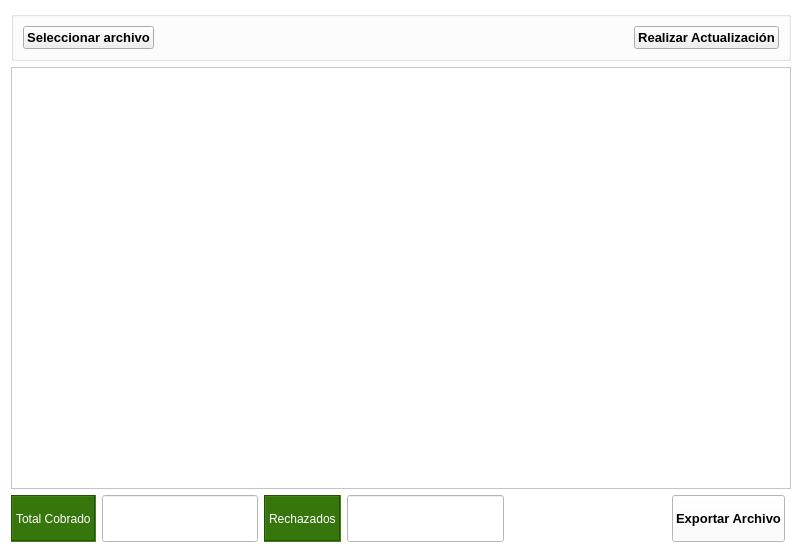
<?xml version="1.0" encoding="UTF-8"?>
<ui version="4.0">
 <class>Form</class>
 <widget class="QWidget" name="Form">
  <property name="geometry">
   <rect>
    <x>0</x>
    <y>0</y>
    <width>802</width>
    <height>553</height>
   </rect>
  </property>
  <property name="palette">
   <palette>
    <active>
     <colorrole role="WindowText">
      <brush brushstyle="SolidPattern">
       <color alpha="255">
        <red>0</red>
        <green>0</green>
        <blue>0</blue>
       </color>
      </brush>
     </colorrole>
     <colorrole role="Button">
      <brush brushstyle="SolidPattern">
       <color alpha="255">
        <red>255</red>
        <green>255</green>
        <blue>255</blue>
       </color>
      </brush>
     </colorrole>
     <colorrole role="Light">
      <brush brushstyle="SolidPattern">
       <color alpha="255">
        <red>255</red>
        <green>255</green>
        <blue>255</blue>
       </color>
      </brush>
     </colorrole>
     <colorrole role="Midlight">
      <brush brushstyle="SolidPattern">
       <color alpha="255">
        <red>255</red>
        <green>255</green>
        <blue>255</blue>
       </color>
      </brush>
     </colorrole>
     <colorrole role="Dark">
      <brush brushstyle="SolidPattern">
       <color alpha="255">
        <red>127</red>
        <green>127</green>
        <blue>127</blue>
       </color>
      </brush>
     </colorrole>
     <colorrole role="Mid">
      <brush brushstyle="SolidPattern">
       <color alpha="255">
        <red>170</red>
        <green>170</green>
        <blue>170</blue>
       </color>
      </brush>
     </colorrole>
     <colorrole role="Text">
      <brush brushstyle="SolidPattern">
       <color alpha="255">
        <red>0</red>
        <green>0</green>
        <blue>0</blue>
       </color>
      </brush>
     </colorrole>
     <colorrole role="BrightText">
      <brush brushstyle="SolidPattern">
       <color alpha="255">
        <red>255</red>
        <green>255</green>
        <blue>255</blue>
       </color>
      </brush>
     </colorrole>
     <colorrole role="ButtonText">
      <brush brushstyle="SolidPattern">
       <color alpha="255">
        <red>0</red>
        <green>0</green>
        <blue>0</blue>
       </color>
      </brush>
     </colorrole>
     <colorrole role="Base">
      <brush brushstyle="SolidPattern">
       <color alpha="255">
        <red>255</red>
        <green>255</green>
        <blue>255</blue>
       </color>
      </brush>
     </colorrole>
     <colorrole role="Window">
      <brush brushstyle="SolidPattern">
       <color alpha="255">
        <red>255</red>
        <green>255</green>
        <blue>255</blue>
       </color>
      </brush>
     </colorrole>
     <colorrole role="Shadow">
      <brush brushstyle="SolidPattern">
       <color alpha="255">
        <red>0</red>
        <green>0</green>
        <blue>0</blue>
       </color>
      </brush>
     </colorrole>
     <colorrole role="AlternateBase">
      <brush brushstyle="SolidPattern">
       <color alpha="255">
        <red>255</red>
        <green>255</green>
        <blue>255</blue>
       </color>
      </brush>
     </colorrole>
     <colorrole role="ToolTipBase">
      <brush brushstyle="SolidPattern">
       <color alpha="255">
        <red>255</red>
        <green>255</green>
        <blue>220</blue>
       </color>
      </brush>
     </colorrole>
     <colorrole role="ToolTipText">
      <brush brushstyle="SolidPattern">
       <color alpha="255">
        <red>0</red>
        <green>0</green>
        <blue>0</blue>
       </color>
      </brush>
     </colorrole>
    </active>
    <inactive>
     <colorrole role="WindowText">
      <brush brushstyle="SolidPattern">
       <color alpha="255">
        <red>0</red>
        <green>0</green>
        <blue>0</blue>
       </color>
      </brush>
     </colorrole>
     <colorrole role="Button">
      <brush brushstyle="SolidPattern">
       <color alpha="255">
        <red>255</red>
        <green>255</green>
        <blue>255</blue>
       </color>
      </brush>
     </colorrole>
     <colorrole role="Light">
      <brush brushstyle="SolidPattern">
       <color alpha="255">
        <red>255</red>
        <green>255</green>
        <blue>255</blue>
       </color>
      </brush>
     </colorrole>
     <colorrole role="Midlight">
      <brush brushstyle="SolidPattern">
       <color alpha="255">
        <red>255</red>
        <green>255</green>
        <blue>255</blue>
       </color>
      </brush>
     </colorrole>
     <colorrole role="Dark">
      <brush brushstyle="SolidPattern">
       <color alpha="255">
        <red>127</red>
        <green>127</green>
        <blue>127</blue>
       </color>
      </brush>
     </colorrole>
     <colorrole role="Mid">
      <brush brushstyle="SolidPattern">
       <color alpha="255">
        <red>170</red>
        <green>170</green>
        <blue>170</blue>
       </color>
      </brush>
     </colorrole>
     <colorrole role="Text">
      <brush brushstyle="SolidPattern">
       <color alpha="255">
        <red>0</red>
        <green>0</green>
        <blue>0</blue>
       </color>
      </brush>
     </colorrole>
     <colorrole role="BrightText">
      <brush brushstyle="SolidPattern">
       <color alpha="255">
        <red>255</red>
        <green>255</green>
        <blue>255</blue>
       </color>
      </brush>
     </colorrole>
     <colorrole role="ButtonText">
      <brush brushstyle="SolidPattern">
       <color alpha="255">
        <red>0</red>
        <green>0</green>
        <blue>0</blue>
       </color>
      </brush>
     </colorrole>
     <colorrole role="Base">
      <brush brushstyle="SolidPattern">
       <color alpha="255">
        <red>255</red>
        <green>255</green>
        <blue>255</blue>
       </color>
      </brush>
     </colorrole>
     <colorrole role="Window">
      <brush brushstyle="SolidPattern">
       <color alpha="255">
        <red>255</red>
        <green>255</green>
        <blue>255</blue>
       </color>
      </brush>
     </colorrole>
     <colorrole role="Shadow">
      <brush brushstyle="SolidPattern">
       <color alpha="255">
        <red>0</red>
        <green>0</green>
        <blue>0</blue>
       </color>
      </brush>
     </colorrole>
     <colorrole role="AlternateBase">
      <brush brushstyle="SolidPattern">
       <color alpha="255">
        <red>255</red>
        <green>255</green>
        <blue>255</blue>
       </color>
      </brush>
     </colorrole>
     <colorrole role="ToolTipBase">
      <brush brushstyle="SolidPattern">
       <color alpha="255">
        <red>255</red>
        <green>255</green>
        <blue>220</blue>
       </color>
      </brush>
     </colorrole>
     <colorrole role="ToolTipText">
      <brush brushstyle="SolidPattern">
       <color alpha="255">
        <red>0</red>
        <green>0</green>
        <blue>0</blue>
       </color>
      </brush>
     </colorrole>
    </inactive>
    <disabled>
     <colorrole role="WindowText">
      <brush brushstyle="SolidPattern">
       <color alpha="255">
        <red>127</red>
        <green>127</green>
        <blue>127</blue>
       </color>
      </brush>
     </colorrole>
     <colorrole role="Button">
      <brush brushstyle="SolidPattern">
       <color alpha="255">
        <red>255</red>
        <green>255</green>
        <blue>255</blue>
       </color>
      </brush>
     </colorrole>
     <colorrole role="Light">
      <brush brushstyle="SolidPattern">
       <color alpha="255">
        <red>255</red>
        <green>255</green>
        <blue>255</blue>
       </color>
      </brush>
     </colorrole>
     <colorrole role="Midlight">
      <brush brushstyle="SolidPattern">
       <color alpha="255">
        <red>255</red>
        <green>255</green>
        <blue>255</blue>
       </color>
      </brush>
     </colorrole>
     <colorrole role="Dark">
      <brush brushstyle="SolidPattern">
       <color alpha="255">
        <red>127</red>
        <green>127</green>
        <blue>127</blue>
       </color>
      </brush>
     </colorrole>
     <colorrole role="Mid">
      <brush brushstyle="SolidPattern">
       <color alpha="255">
        <red>170</red>
        <green>170</green>
        <blue>170</blue>
       </color>
      </brush>
     </colorrole>
     <colorrole role="Text">
      <brush brushstyle="SolidPattern">
       <color alpha="255">
        <red>127</red>
        <green>127</green>
        <blue>127</blue>
       </color>
      </brush>
     </colorrole>
     <colorrole role="BrightText">
      <brush brushstyle="SolidPattern">
       <color alpha="255">
        <red>255</red>
        <green>255</green>
        <blue>255</blue>
       </color>
      </brush>
     </colorrole>
     <colorrole role="ButtonText">
      <brush brushstyle="SolidPattern">
       <color alpha="255">
        <red>127</red>
        <green>127</green>
        <blue>127</blue>
       </color>
      </brush>
     </colorrole>
     <colorrole role="Base">
      <brush brushstyle="SolidPattern">
       <color alpha="255">
        <red>255</red>
        <green>255</green>
        <blue>255</blue>
       </color>
      </brush>
     </colorrole>
     <colorrole role="Window">
      <brush brushstyle="SolidPattern">
       <color alpha="255">
        <red>255</red>
        <green>255</green>
        <blue>255</blue>
       </color>
      </brush>
     </colorrole>
     <colorrole role="Shadow">
      <brush brushstyle="SolidPattern">
       <color alpha="255">
        <red>0</red>
        <green>0</green>
        <blue>0</blue>
       </color>
      </brush>
     </colorrole>
     <colorrole role="AlternateBase">
      <brush brushstyle="SolidPattern">
       <color alpha="255">
        <red>255</red>
        <green>255</green>
        <blue>255</blue>
       </color>
      </brush>
     </colorrole>
     <colorrole role="ToolTipBase">
      <brush brushstyle="SolidPattern">
       <color alpha="255">
        <red>255</red>
        <green>255</green>
        <blue>220</blue>
       </color>
      </brush>
     </colorrole>
     <colorrole role="ToolTipText">
      <brush brushstyle="SolidPattern">
       <color alpha="255">
        <red>0</red>
        <green>0</green>
        <blue>0</blue>
       </color>
      </brush>
     </colorrole>
    </disabled>
   </palette>
  </property>
  <property name="windowTitle">
   <string>Form</string>
  </property>
  <layout class="QGridLayout" name="gridLayout_2" rowstretch="10,90,10">
   <item row="0" column="0" colspan="7">
    <widget class="QGroupBox" name="groupBox">
     <property name="styleSheet">
      <string notr="true">#groupBox{
background-color: #FFFFFF}</string>
     </property>
     <property name="title">
      <string/>
     </property>
     <layout class="QGridLayout" name="gridLayout">
      <item row="0" column="0">
       <widget class="QPushButton" name="pushButton_2">
        <property name="sizePolicy">
         <sizepolicy hsizetype="Minimum" vsizetype="Expanding">
          <horstretch>0</horstretch>
          <verstretch>0</verstretch>
         </sizepolicy>
        </property>
        <property name="font">
         <font>
          <pointsize>10</pointsize>
          <weight>75</weight>
          <bold>true</bold>
         </font>
        </property>
        <property name="text">
         <string>Seleccionar archivo</string>
        </property>
        <property name="icon">
         <iconset>
          <normaloff>../iconos/search.ico</normaloff>../iconos/search.ico</iconset>
        </property>
        <property name="iconSize">
         <size>
          <width>30</width>
          <height>30</height>
         </size>
        </property>
       </widget>
      </item>
      <item row="0" column="2">
       <widget class="QPushButton" name="pushButton">
        <property name="sizePolicy">
         <sizepolicy hsizetype="Minimum" vsizetype="Expanding">
          <horstretch>0</horstretch>
          <verstretch>0</verstretch>
         </sizepolicy>
        </property>
        <property name="font">
         <font>
          <pointsize>10</pointsize>
          <weight>75</weight>
          <bold>true</bold>
         </font>
        </property>
        <property name="text">
         <string>Realizar Actualización</string>
        </property>
        <property name="icon">
         <iconset>
          <normaloff>../iconos/shopping cart full.ico</normaloff>../iconos/shopping cart full.ico</iconset>
        </property>
        <property name="iconSize">
         <size>
          <width>30</width>
          <height>30</height>
         </size>
        </property>
       </widget>
      </item>
      <item row="0" column="1">
       <spacer name="horizontalSpacer">
        <property name="orientation">
         <enum>Qt::Horizontal</enum>
        </property>
        <property name="sizeHint" stdset="0">
         <size>
          <width>40</width>
          <height>20</height>
         </size>
        </property>
       </spacer>
      </item>
     </layout>
    </widget>
   </item>
   <item row="1" column="0" colspan="7">
    <widget class="QTableView" name="tableView"/>
   </item>
   <item row="2" column="1">
    <widget class="QLineEdit" name="lineEdit_2">
     <property name="sizePolicy">
      <sizepolicy hsizetype="Expanding" vsizetype="Expanding">
       <horstretch>0</horstretch>
       <verstretch>0</verstretch>
      </sizepolicy>
     </property>
    </widget>
   </item>
   <item row="2" column="2">
    <widget class="QLabel" name="label_2">
     <property name="styleSheet">
      <string notr="true">#label_2{
background-color:#37760D;
color: #FFFFFF;
}</string>
     </property>
     <property name="frameShape">
      <enum>QFrame::Box</enum>
     </property>
     <property name="frameShadow">
      <enum>QFrame::Sunken</enum>
     </property>
     <property name="text">
      <string>Rechazados</string>
     </property>
    </widget>
   </item>
   <item row="2" column="3">
    <widget class="QLineEdit" name="lineEdit_3">
     <property name="sizePolicy">
      <sizepolicy hsizetype="Expanding" vsizetype="Expanding">
       <horstretch>0</horstretch>
       <verstretch>0</verstretch>
      </sizepolicy>
     </property>
    </widget>
   </item>
   <item row="2" column="5">
    <widget class="QPushButton" name="pushButton_3">
     <property name="sizePolicy">
      <sizepolicy hsizetype="Minimum" vsizetype="Expanding">
       <horstretch>0</horstretch>
       <verstretch>0</verstretch>
      </sizepolicy>
     </property>
     <property name="font">
      <font>
       <pointsize>10</pointsize>
       <weight>75</weight>
       <bold>true</bold>
      </font>
     </property>
     <property name="text">
      <string>Exportar Archivo</string>
     </property>
     <property name="icon">
      <iconset>
       <normaloff>../iconos/documents.ico</normaloff>../iconos/documents.ico</iconset>
     </property>
     <property name="iconSize">
      <size>
       <width>30</width>
       <height>30</height>
      </size>
     </property>
    </widget>
   </item>
   <item row="2" column="0">
    <widget class="QLabel" name="label">
     <property name="styleSheet">
      <string notr="true">#label{
background-color:#37760D;
color: #FFFFFF;
}</string>
     </property>
     <property name="frameShape">
      <enum>QFrame::Box</enum>
     </property>
     <property name="frameShadow">
      <enum>QFrame::Sunken</enum>
     </property>
     <property name="text">
      <string>Total Cobrado</string>
     </property>
    </widget>
   </item>
   <item row="2" column="4">
    <spacer name="horizontalSpacer_2">
     <property name="orientation">
      <enum>Qt::Horizontal</enum>
     </property>
     <property name="sizeHint" stdset="0">
      <size>
       <width>40</width>
       <height>20</height>
      </size>
     </property>
    </spacer>
   </item>
  </layout>
 </widget>
 <resources/>
 <connections/>
</ui>
